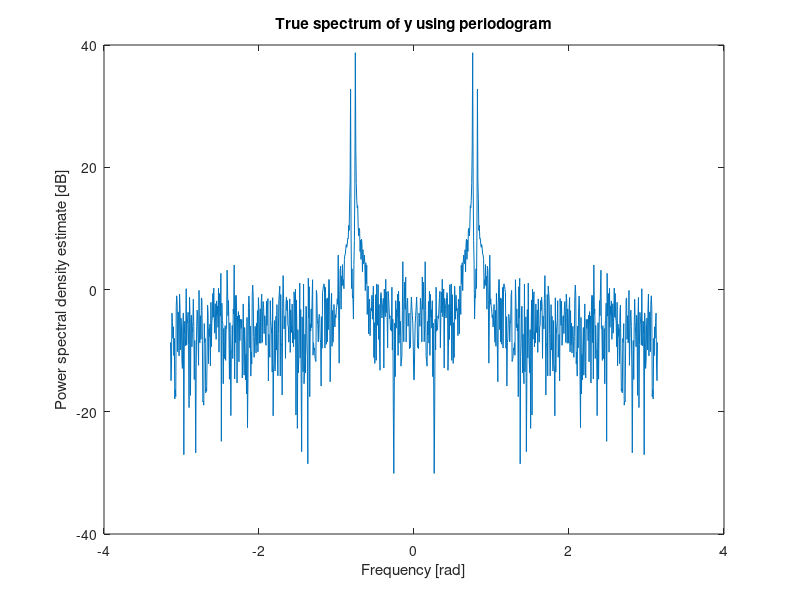

MATLAB code for this plot: (Note: this script raises an error after producing the figure.)
close all 
clear all

N = 1000; % number of data points
t = 1:N;
p = 50; %nr of realizations
k = N; %nr of time lags
sig2 = 1; % error variance
e = sig2*randn(1,N);
phi_shift1 = zeros(1,p);
phi_shift2 = zeros(1,p);
for i=1:p
    phi_shift1(i) =  0 + (2*pi-0)*rand(1); % uniformly dist. between 0 and 2pi
    phi_shift2(i) =  0 + (2*pi-0)*rand(1); % uniformly dist. between 0 and 2pi
end
y = 10*sin(0.24*pi*t + phi_shift1(1)) + 5*sin(0.26*pi*t + phi_shift1(2)) + e;
phi_y = periodogram(y);
phi_y = [fliplr(phi_y') phi_y'];
omega = -pi:(2*pi/(N-1)):pi;
omega_y = -pi:(2*pi/(length(phi_y)-1)):pi;

figure(1)
plot(omega_y,10*log10(phi_y')), title('True spectrum of y using periodogram'),xlabel('Frequency [rad]'),ylabel('Power spectral density estimate [dB]');

% true acs
p = 50; %nr of realizations
k = N; %nr of time lags
r = zeros(p,k);
alpha = [5 2.5];
for i=1:p %realizations "t"
    for j=1:k %time lags "k"
        r(i,j) = (alpha(1).^2)*(exp(1i*0.24*pi*(j-1)+phi_shift1(i))-exp(-1i*0.24*pi*(j-1)+phi_shift2(i)))+...
                 (alpha(2).^2)*(exp(1i*0.26*pi*(j-1)+phi_shift1(i))-exp(-1i*0.26*pi*(j-1)+phi_shift2(i))) + sig2*diracfunc(j,1);
    end
end

[yw4_a, yw4_sig2] = yulewalker_acs(r(1,:),4);
[yw12_a, yw12_sig2] = yulewalker_acs(r(1,:),12);
[myw44_a, myw44_gamma] = mywarma_acs(r(1,:),4,4,4); % M=n
[myw1212_a, myw1212_gamma] = mywarma_acs(r(1,:),12,12,12); % M=n

phi_yw4 = 10*log10(fftshift(armase(1,yw4_a,yw4_sig2,length(omega))));
phi_yw12 = 10*log10(fftshift(armase(1,yw12_a,yw12_sig2,length(omega))));
phi_myw44 = 10*log10(abs(fftshift(argamse(myw44_gamma,myw44_a,length(omega)))));
phi_myw1212 = 10*log10(abs(fftshift(argamse(myw1212_gamma,myw1212_a,length(omega)))));

figure(2)
subplot(2,4,1), plot(omega,phi_yw4),title('PSD est using YW for AR(4)')...
    ,xlabel('Frequency [rad]'),ylabel('Spectrum [dB]');
subplot(2,4,2), plot(omega,phi_yw12),title('PSD est using YW for AR(12)')...
    ,xlabel('Frequency [rad]'),ylabel('Spectrum [dB]');
subplot(2,4,3), plot(omega,phi_myw44),title('PSD est using MYW for ARMA(4,4)')...
    ,xlabel('Frequency [rad]'),ylabel('Spectrum [dB]');
subplot(2,4,4), plot(omega,phi_myw1212),title('PSD est using MYW for ARMA(12,12)')...
    ,xlabel('Frequency [rad]'),ylabel('Spectrum [dB]');
% only myw for arma(12,12) got peaks from both sinusoids.
% the others is provably underfitted.

sys_yw4 = tf(1,yw4_a');
sys_yw12 = tf(1,yw12_a');
sys_myw44 = tf(1,myw44_a');
sys_myw1212 = tf(1,myw1212_a');
w = 0:1/100:2*pi;
unitcircle = cos(w)+1j*sin(w);
subplot(2,4,5), zplane(1,yw4_a'),hold on,plot(unitcircle),title('PZ-plot YW for AR(4)');
subplot(2,4,6), zplane(1,yw12_a'),hold on,plot(unitcircle),title('PZ-plot YW for AR(12)');
subplot(2,4,7), zplane(1,myw44_a'),hold on,plot(unitcircle),title('PZ-plot MYW for ARMA(4,4)');
subplot(2,4,8), zplane(1,myw1212_a'),hold on,plot(unitcircle),title('PZ-plot MYW for ARMA(12,12)');

% c-------------------------------------------------------------------------------------------------------------------------
Nc = 64; % number of data points
t = 1:Nc;
sig2c = 0; % error variance
phi_shiftc =  0 + (2*pi-0)*rand(1,Nc); % uniformly dist. between 0 and 2pi
yc = zeros(p,Nc);
for i=1:p
    yc(i,:) = 10*sin(0.24*pi*t + phi_shift1(i)) + 5*sin(0.26*pi*t + phi_shift1(i));
end
yw4_ac = zeros(5,p);
yw4_sig2c = zeros(5,p);
yw12_ac = zeros(13,p);
yw12_sig2c = zeros(13,p);
myw44_ac = zeros(5,p);
myw44_gammac = zeros(5,p);
myw1212_ac = zeros(13,p);
myw1212_gammac = zeros(13,p);
myw44_acc = zeros(5,p);
myw44_gammacc = zeros(5,p);
myw1212_acc = zeros(13,p);
myw1212_gammacc = zeros(13,p);
phi_yw4c = zeros(length(omega),p); 
phi_yw12c = zeros(length(omega),p);
phi_myw44c = zeros(length(omega),p);
phi_myw1212c = zeros(length(omega),p);
phi_myw44cc = zeros(length(omega),p);
phi_myw1212cc = zeros(length(omega),p);
yw8_a = zeros(9,p);
yw8_sig2 = zeros(1,p);
phi_yw8 = zeros(length(omega),p);

ls4_a = zeros(5,p);
ls4_sig2 = zeros(1,p);
ls12_a = zeros(13,p);
ls12_sig2 = zeros(1,p);
ls44_a = zeros(5,p);
ls44_b = zeros(5,p);
ls44_sig2 = zeros(1,p);
ls1212_a = zeros(13,p);
ls1212_b = zeros(13,p);
ls1212_sig2 = zeros(1,p);
ls44_a2 = zeros(5,p);
ls44_b2 = zeros(5,p);
ls44_sig22 = zeros(1,p);
ls1212_a2 = zeros(13,p);
ls1212_b2 = zeros(13,p);
ls1212_sig22 = zeros(1,p);
phi_ls4 = zeros(length(omega),p); 
phi_ls12 = zeros(length(omega),p);
phi_ls44 = zeros(length(omega),p);
phi_ls44c = zeros(length(omega),p);
phi_ls1212 = zeros(length(omega),p);
phi_ls1212c = zeros(length(omega),p);
phi_ls44cc = zeros(length(omega),p);
phi_ls1212cc = zeros(length(omega),p);
ls8_a = zeros(9,p);
ls8_sig2 = zeros(1,p);
phi_ls8 = zeros(length(omega),p);

mult = 2;
ordtest = 8;
for i=1:p
    [yw4_ac(:,i), yw4_sig2c(i)] = yulewalker(yc(i,:),4);
    [yw8_a(:,i), yw8_sig2(i)] = yulewalker(yc(i,:),8); % order 8 for d
    [yw12_ac(:,i), yw12_sig2c(i)] = yulewalker(yc(i,:),12);
    [myw44_ac(:,i), myw44_gammac(:,i)] = mywarma(yc(i,:),4,4,4); % M=n
    [myw1212_ac(:,i), myw1212_gammac(:,i)] = mywarma(yc(i,:),12,12,12); % M=n
    [myw44_acc(:,i), myw44_gammacc(:,i)] = mywarma(yc(i,:),4,4,4*mult); % M=2n
    [myw1212_acc(:,i), myw1212_gammacc(:,i)] = mywarma(yc(i,:),12,12,12*mult); % M=2n
    
    phi_yw4c(:,i) = 10*log10(fftshift(armase(1,yw4_ac(:,i),yw4_sig2c(i),length(omega))));
    phi_yw8(:,i) = 10*log10(fftshift(armase(1,yw8_a(:,i),yw8_sig2(i),length(omega)))); % order 8
    phi_yw12c(:,i) = 10*log10(fftshift(armase(1,yw12_ac(:,i),yw12_sig2c(i),length(omega))));
    phi_myw44c(:,i) = 10*log10(abs(fftshift(argamse(myw44_gammac(:,i),myw44_ac(:,i),length(omega)))));
    phi_myw1212c(:,i) = 10*log10(abs(fftshift(argamse(myw1212_gammac(:,i),myw1212_ac(:,i),length(omega)))));
    phi_myw44cc(:,i) = 10*log10(abs(fftshift(argamse(myw44_gammacc(:,i),myw44_acc(:,i),length(omega)))));
    phi_myw1212cc(:,i) = 10*log10(abs(fftshift(argamse(myw1212_gammacc(:,i),myw1212_acc(:,i),length(omega)))));
    
    [ls4_a(:,i), ls4_sig2(i)] = lsar(yc(i,:),4);
    [ls8_a(:,i), ls8_sig2(i)] = lsar(yc(i,:),8); % order 8 for d
    [ls12_a(:,i), ls12_sig2(i)] = lsar(yc(i,:),12);
    [ls44_a(:,i),ls44_b(:,i), ls44_sig2(i)] = lsarma(yc(i,:),4,4,4); % m = K
    [ls1212_a(:,i),ls1212_b(:,i), ls1212_sig2(i)] = lsarma(yc(i,:),12,12,12); % m = K
    [ls44_a2(:,i),ls44_b2(:,i), ls44_sig22(i)] = lsarma(yc(i,:),4,4,4*mult); % m = 2K
    [ls1212_a2(:,i),ls1212_b2(:,i), ls1212_sig22(i)] = lsarma(yc(i,:),12,12,12*mult); % m = 2K
    
    phi_ls4(:,i) = 10*log10(fftshift(armase(1,ls4_a(:,i),ls4_sig2(i),length(omega))));
    phi_ls8(:,i) = 10*log10(fftshift(armase(1,ls8_a(:,i),ls8_sig2(i),length(omega)))); % order 8
    phi_ls12(:,i) = 10*log10(fftshift(armase(1,ls12_a(:,i),ls12_sig2(i),length(omega))));
    phi_ls44(:,i) = 10*log10(abs(fftshift(argamse(ls44_b(:,i),ls44_a(:,i),length(omega)))));
    phi_ls1212(:,i) = 10*log10(abs(fftshift(argamse(ls1212_b(:,i),ls1212_a(:,i),length(omega)))));
    phi_ls44c(:,i) = 10*log10(abs(fftshift(argamse(ls44_b2(:,i),ls44_a2(:,i),length(omega)))));
    phi_ls1212c(:,i) = 10*log10(abs(fftshift(argamse(ls1212_b2(:,i),ls1212_a2(:,i),length(omega)))));
end
% Yule-Walker
figure(3)
subplot(2,6,1), plot(omega,phi_yw4c),title({'PSD est using','YW for AR(4)'})...
    ,xlabel('Frequency [rad]'),ylabel('Spectrum [dB]');
subplot(2,6,2), plot(omega,phi_yw12c),title({'PSD est using','YW for AR(12)'})...
    ,xlabel('Frequency [rad]'),ylabel('Spectrum [dB]');
subplot(2,6,3), plot(omega,phi_myw44c),title({'PSD est using','MYW for ARMA(4,4), M=n'})...
    ,xlabel('Frequency [rad]'),ylabel('Spectrum [dB]');
subplot(2,6,4), plot(omega,phi_myw1212c),title({'PSD est using','MYW for ARMA(12,12), M=n'})...
    ,xlabel('Frequency [rad]'),ylabel('Spectrum [dB]');
subplot(2,6,5), plot(omega,phi_myw44cc),title({'PSD est using','MYW for ARMA(4,4), M=2n'})...
    ,xlabel('Frequency [rad]'),ylabel('Spectrum [dB]');
subplot(2,6,6), plot(omega,phi_myw1212cc),title({'PSD est using','MYW for ARMA(12,12), M=2n'})...
    ,xlabel('Frequency [rad]'),ylabel('Spectrum [dB]');
subplot(2,6,7), zplane(1,yw4_ac'),hold on,plot(unitcircle),title({'PZ-plot YW, for AR(4)'});
subplot(2,6,8), zplane(1,yw12_ac'),hold on,plot(unitcircle),title({'PZ-plot YW, for AR(12)'});
subplot(2,6,9), zplane(1,myw44_ac'),hold on,plot(unitcircle),title({'PZ-plot MYW, for ARMA(4,4)'});
subplot(2,6,10), zplane(1,myw1212_ac'),hold on,plot(unitcircle),title({'PZ-plot MYW for, ARMA(12,12)'});
subplot(2,6,11), zplane(1,myw44_acc'),hold on,plot(unitcircle),title({'PZ-plot MYW for, ARMA(4,4), M=2n'});
subplot(2,6,12), zplane(1,myw1212_acc'),hold on,plot(unitcircle),title({'PZ-plot MYW for, ARMA(12,12),M=2n'});

% Least Squares
figure(4)
subplot(2,6,1), plot(omega,phi_ls4),title({'PSD est using','LS for AR(4)'})...
    ,xlabel('Frequency [rad]'),ylabel('Spectrum [dB]');
subplot(2,6,2), plot(omega,phi_ls12),title({'PSD est using','LS for AR(12)'})...
    ,xlabel('Frequency [rad]'),ylabel('Spectrum [dB]');
subplot(2,6,3), plot(omega,phi_ls44),title({'PSD est using','LSAR for ARMA(4,4), m=K'})...
    ,xlabel('Frequency [rad]'),ylabel('Spectrum [dB]');
subplot(2,6,4), plot(omega,phi_ls1212),title({'PSD est using','LSAR for ARMA(12,12), m=K'})...
    ,xlabel('Frequency [rad]'),ylabel('Spectrum [dB]');
subplot(2,6,5), plot(omega,phi_ls44c),title({'PSD est using','LSAR for ARMA(4,4), m=2K'})...
    ,xlabel('Frequency [rad]'),ylabel('Spectrum [dB]');
subplot(2,6,6), plot(omega,phi_ls1212c),title({'PSD est using','LSAR for ARMA(12,12), m=2K'})...
    ,xlabel('Frequency [rad]'),ylabel('Spectrum [dB]');
subplot(2,6,7), zplane(1,ls4_a'),hold on,plot(unitcircle),title({'PZ-plot LS, for AR(4)'});
subplot(2,6,8), zplane(1,ls12_a'),hold on,plot(unitcircle),title({'PZ-plot ls, for AR(12)'});
subplot(2,6,9), zplane(1,ls44_a'),hold on,plot(unitcircle),title({'PZ-plot LSAR, for ARMA(4,4)'});
subplot(2,6,10), zplane(1,ls1212_a'),hold on,plot(unitcircle),title({'PZ-plot LSAR for, ARMA(12,12)'});
subplot(2,6,11), zplane(1,ls44_a2'),hold on,plot(unitcircle),title({'PZ-plot LSAR for, ARMA(4,4), m=2K'});
subplot(2,6,12), zplane(1,ls1212_a2'),hold on,plot(unitcircle),title({'PZ-plot LSAR for, ARMA(12,12),m=2K'});
% order 8
figure(5)
subplot(2,2,1), plot(omega,phi_yw8),title({'PSD est using','YW for AR(8)'})...
    ,xlabel('Frequency [rad]'),ylabel('Spectrum [dB]');
subplot(2,2,2), plot(omega,phi_ls8),title({'PSD est using','LS for AR(8)'})...
    ,xlabel('Frequency [rad]'),ylabel('Spectrum [dB]');
subplot(2,2,3), zplane(1,yw8_a'),hold on,plot(unitcircle),title({'PZ-plot YW, for AR(8)'});
subplot(2,2,4), zplane(1,ls8_a'),hold on,plot(unitcircle),title({'PZ-plot LS, for AR(8)'});


function a = lsmerge(coeff,omega,index)
    a = coeff*exp(-1j*omega*index);
end

function c = diracfunc(a,b)
    if a == b
        c = 1;
    else
        c = 0;
    end
end